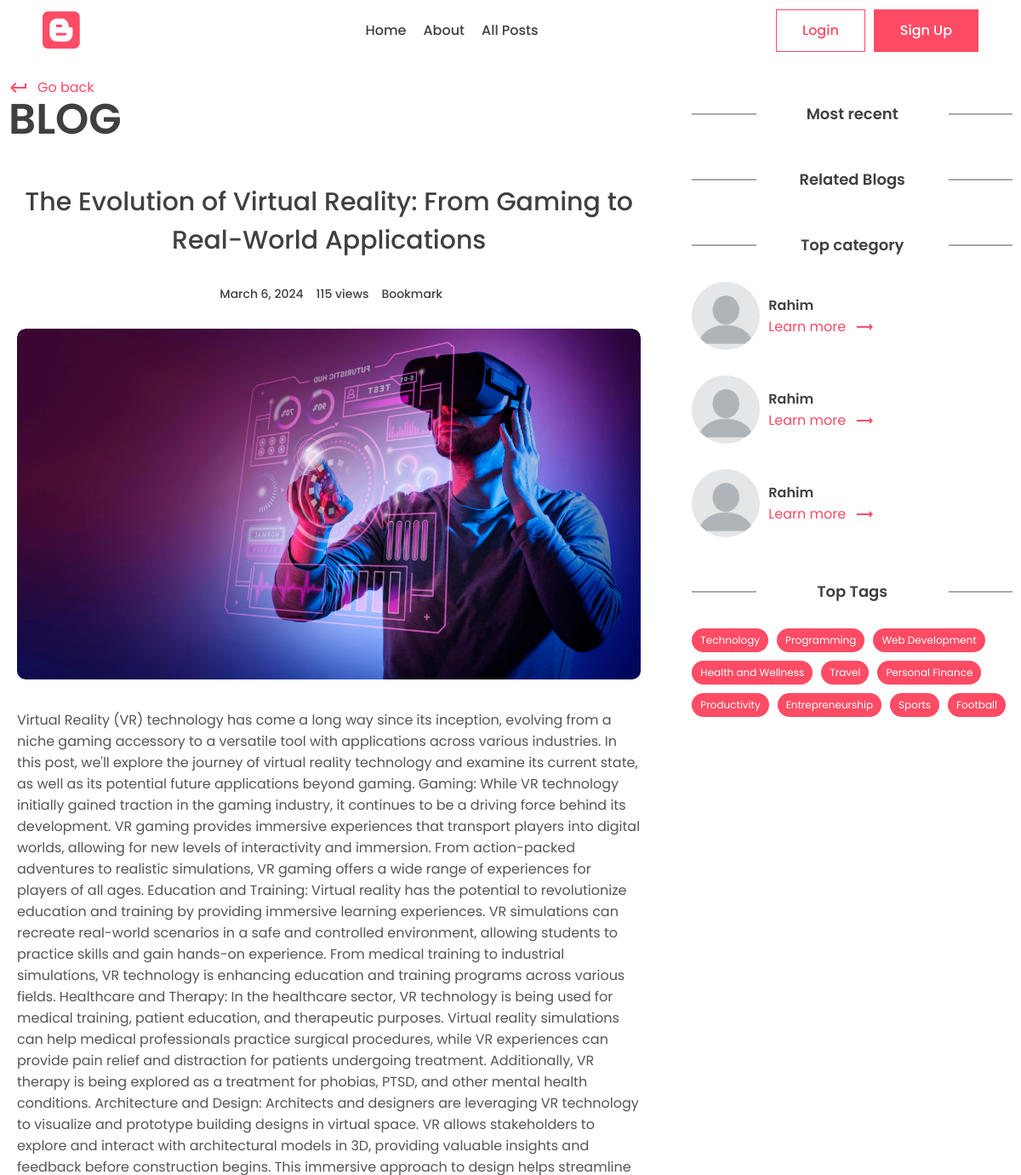
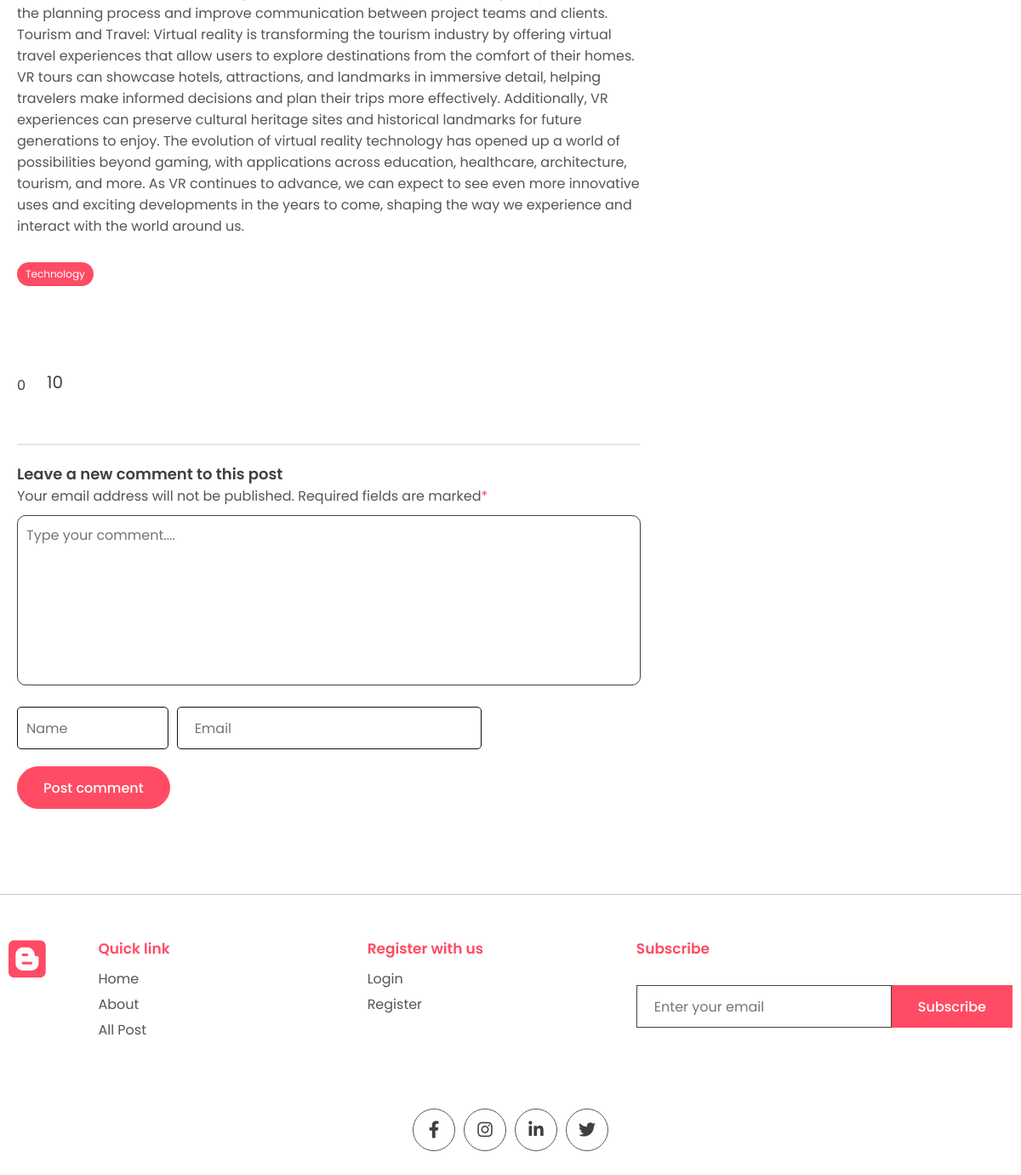
/post/the-evolution-of-virtual-reality-from-gaming-to-real-world-applications, run on the app's committed database (2 pictures, top to bottom).
### posts/models.py (models this page shows, shortened)
class Post(models.Model):
    title = models.CharField(max_length=200)
    content = models.TextField()
    last_updated = models.DateTimeField(auto_now=True)
    slug = models.SlugField(max_length=200, unique=True)
    image = models.ImageField(null=True, blank=True, upload_to="images/")
    tags = models.ManyToManyField(Tag, blank=True, related_name='post')
    view_count = models.IntegerField(null=True, blank=True)
    is_featured = models.BooleanField(default=False)
    author = models.ForeignKey(User, on_delete=models.CASCADE, null=True, blank=True)
    bookmarks = models.ManyToManyField(User, related_name="bookmarks", default=None, blank=True)
    likes = models.ManyToManyField(User, related_name="likes", default=None, blank=True)
    def number_of_likes(self):
        return self.likes.count()

class Tag(models.Model):
    name = models.CharField(max_length=100)
    description = models.CharField(max_length=100)
    slug = models.SlugField(max_length=200, unique=True)

### posts/views.py (the view, shortened to what this page needs)
# urls.py: path('post/<slug:slug>', views.post_page, name='post_page'),
def post_page(request, slug):
    post = Post.objects.get(slug = slug)
    comments = Comments.objects.filter(post=post, parent=None)
    form = CommentForm()
    bookmarked = False
    if post.bookmarks.filter(id = request.user.id).exists():
        bookmarked = True
    is_bookmarked = bookmarked
    liked = False
    if post.likes.filter(id = request.user.id).exists():
        liked = True
    number_of_likes = post.number_of_likes()
    is_liked = liked
    if post.view_count is None:
        post.view_count = 1
    else:
        post.view_count = post.view_count + 1
    post.save()
    recent_posts = Post.objects.exclude(id=post.id).order_by('-last_updated')[0:3]
    top_authors = User.objects.annotate(number = Count('post')).order_by('number')
    tags = Tag.objects.all()
    related_posts = Post.objects.exclude(id=post.id).filter(author=post.author)[0:3]
    context = {
        'post':post,
        'form':form,
        'comments':comments,
        'is_bookmarked':is_bookmarked,
        'is_liked':is_liked,
        'number_of_likes':number_of_likes,
        'recent_posts':recent_posts,
        'top_authors':top_authors,
        'tags':tags,
        'related_posts':related_posts}
    return render(request, 'posts/post.html', context)

### posts/forms.py
class CommentForm(forms.ModelForm):
    class Meta:
        model = Comments
        fields = ['content', 'email', 'name']
    def __init__(self, *args, **kwargs):
        super().__init__(*args, **kwargs)
        self.fields['content'].widget.attrs['placeholder'] = 'Type your comment....'
        self.fields['email'].widget.attrs['placeholder'] = 'Email'
        self.fields['name'].widget.attrs['placeholder'] = 'Name'
        self.fields['email'].widget.attrs['class'] = 'user-input'
        self.fields['name'].widget.attrs['class'] = 'user-input'

### posts/templates/posts/post.html (shortened to what this page needs)
{% extends "base.html" %}
{% load static %}
{% block content %}
  <main>
    <div class="container">
      <div class="layout">
        <div class="left">
          <div class="page-top">
            <div class="top flex">
              <div class="page-name">
                <a href="#" class="learn" onclick="window.history.back()">
                  <span class="material-icons"> keyboard_return </span> Go back
                </a>
                <h1>Blog</h1>
              </div>
            </div>
          </div>
          <center>
            <div class="typo">
              <h1 class="title blog-title">
                {{post.title}}
              </h1>
              <div class="timeline">
                <div class="track">
                  <p class="time">{{post.last_updated|date}}</p>
                </div>
                <div class="track">
                  <p class="view-count">{{post.view_count}} view{{post.view_count|pluralize}}</p>
                </div>
                <div class="track">
                  {% if user.is_authenticated %}
                  <form action="{% url "bookmark_post" post.slug %}" method="POST">
                    {% csrf_token %}
                    <input type="hidden" name="post_id" value="{{post.id}}">
                    {% if is_bookmarked %}
                      <button type="submit" class="btn btn-info">
                        <i class="fa-solid fa-bookmark"></i>
                        <p class="bookmark">Remove Bookmark</p>
                      </button>
                    {% else %}
                      <button type="submit" class="btn btn-info">
                        <i class="uil uil-bookmark-full"></i>
                        <p class="bookmark">Bookmark</p>
                      </button>
                    {% endif %}
                  </form>
                  {% else %}
                  <a class="track" href="{% url "login" %}">
                    <p class="bookmark">Bookmark</p>
                  </a>
                  {% endif %}
                </div>
              </div>
            </div>
          </center>
          <section class="mt">
            <div class="container">
              <div class="blog-post">
                <div class="post-img blog-img">
                  <img src="{{post.image.url}}" alt="" />
                </div>
                <div class="blog-post-content">
                  <p>
                    {{post.content}}
                  </p>
                  <div class="blog-tags">
                    {% for tag in post.tags.all %}
                      <a href="{% url "tag_page" tag.slug %}" class="tag">{{tag.name}}</a>
                    {% endfor %}
                  </div>
                  <div class="social-share">
                    <div class="reactions">
                      <div class="likes">
                        {% if user.is_authenticated %}
                        <form action="{% url "like_post" post.slug %}" method="POST" >
                          {% csrf_token %}
                          <input type="hidden" name="post_id" value="{{post.id}}">
                          {% if is_liked %}
                            <button type="submit">
                              <i class="fa-solid fa-heart"></i>
                              <span>{{number_of_likes}}</span>
                            </button>
                          {% else %}
                            <button type="submit">
                              <i class="uil uil-heart"></i>
                              <span>{{number_of_likes}}</span>
                            </button>
                          {% endif %}
                        </form>
                        {% else %}
                        <a class="likes" href="{% url "login" %}">
                          <span>{{number_of_likes}}</span>
                        </a>
                        {% endif %}
                      </div>
                      <div class="total-comments">
                        <span>10</span>
                      </div>
                    </div>
                  </div>
                </div>
              </div>
              <div class="comment-box">
                <h3>Leave a new comment to this post</h3>
                <p>
                  Your email address will not be published. Required fields are
                  marked<span>*</span>
                </p>
                <form method="POST">
                  {{form.content}}
                  <div class="grid-3">
                    {{form.name}}
                    {{form.email}}
                  </div>
                  <button class="btn btn-primary rounded">Post comment</button>
                </form>
              </div>
            </div>
          </section>
        </div>
        <div class="right">
          <div class="block">
            <h2 class="title2">Most recent</h2>
          </div>
          <div class="block r-blog">
            <h2 class="title2">Related Blogs</h2>
          </div>
          <div class="block">
            <h2 class="title2">Top category</h2>
            {% for author in top_authors %}
            <div class="recent-post">
              <div class="rounded-img">
                {% if user.profile.profile_image %}
                  <img src="{{ user.profile.profile_image.url }}" alt="Profile Image">
                {% else %}
                  <img src="{% static "images/blank-profile.webp" %}" alt="blank Image">
                {% endif %}
              </div>
              <div class="recent-content">
                <h3>
                  {{post.author.first_name}}
                </h3>
                <a class="learn" href="{% url "author_page" author.profile.slug %}">
                  Learn more <span class="material-icons"> trending_flat </span>
                </a>
              </div>
            </div>
            {% endfor %}
          </div>
          <div class="block">
            <h2 class="title2">Top Tags</h2>
            <div class="blog-tags">
              {% for tag in tags %}
              <a class="tag" href="{% url "tag_page" tag.slug %}">{{tag.name}}</a>
              {% endfor %}
            </div>
          </div>
        </div>
      </div>
    </div>
  </main>
{% endblock content %}

### static/style.css (style rules this page uses)
* { margin: 0; padding: 0; box-sizing: border-box; text-decoration: none; border: none; outline: none; list-style: none; font-family: "Poppins", sans-serif; color: var(--black); }
:root { --red: #ff4b64; --dark-red: #dd4455; --black: #404040; --des: #555555; --shadow: #ffffff1a 0px 1px 1px 0px inset, #32325d40 0px 50px 100px -20px, #0000004d 0px 30px 60px -30px; --shadow2: rgba(17, 12, 46, 0.084) 0px 48px 100px 0px; }
html { font-size: 62.5%; }
[class*="grid"] { display: grid; }
img { width: 100%; }
.container { max-width: 1220px; margin: auto; padding: 0 10px; }
p, a { font-size: 1.6rem; color: var(--des); }
input, textarea { font-size: 1.6rem; color: var(--black); }
.btn { cursor: pointer; height: 5rem; padding: 0 3rem; font-size: 1.6rem; font-weight: 500; border: 1px solid var(--red); display: flex; align-items: center; justify-content: center; gap: 1rem; }
.btn-primary { background: var(--red); color: white; }
.rounded { border-radius: 5rem; }
.typo { width: 50%; margin-top: 5rem; }
.title { font-size: 5rem; font-weight: 500; }
.post-img { height: 40rem; width: 100%; overflow: hidden; border-radius: 1rem; }
.post-img img { height: 100%; object-fit: cover; object-position: center; }
.learn { display: flex; align-items: center; gap: 1rem; color: var(--red); margin-top: 2rem; }
.learn span { color: #ff4b64; }
.grid-3 { grid-template-columns: repeat(3, 1fr); gap: 5rem; }
.post-img { position: relative; }
.tag { position: absolute; bottom: 1rem; left: 1rem; background: var(--red); color: white; border-radius: 5rem; padding: 0.5rem 1rem; font-size: 1.2rem; }
.layout { display: flex; gap: 5rem; }
.left { width: 100%; height: 100%; }
.right { position: sticky; top: 70px; height: 100%; width: 50%; }
.page-name h1 { font-size: 5rem; text-transform: uppercase; font-weight: 600; line-height: 5rem; }
.flex { display: flex; align-items: flex-end; justify-content: space-between; }
.left .typo { width: 100%; }
.title2 { position: relative; font-size: 1.8rem; text-align: center; font-weight: 600; margin-bottom: 3rem; }
.title2::before { content: ""; position: absolute; height: 1px; width: 20%; background: var(--des); left: 0; top: 50%; transform: translateY(-50%); }
.title2::after { content: ""; position: absolute; height: 1px; width: 20%; background: var(--des); right: 0; top: 50%; transform: translateY(-50%); }
.block { margin-top: 5rem; }
.blog-title { font-size: 3rem; }
.timeline { display: flex; align-items: center; gap: 1rem; width: fit-content; margin: auto; margin-top: 3rem; }
.track { display: flex; align-items: center; gap: 0.5rem; }
.track p { color: var(--black); font-size: 1.4rem; font-weight: 500; }
.mt { margin-top: 3rem; }
.blog-img { height: 100%; }
.blog-img img { border-radius: 1rem; }
.blog-post-content { margin-top: 3rem; }
.blog-tags .tag { position: unset; width: fit-content; }
.blog-tags { display: flex; align-items: center; flex-wrap: wrap; gap: 1rem; margin-top: 3rem; }
.social-share { margin-top: 5rem; display: grid; grid-template-columns: 1fr 1fr; padding-top: 2rem; padding-bottom: 5rem; border-bottom: 1px solid #00000018; }
.reactions { display: flex; align-items: center; gap: 2rem; }
.reactions > div { display: flex; align-items: center; gap: 0.5rem; font-size: 2rem; cursor: pointer; }
.comment-box { padding-top: 2rem; border-top: 1px solid #00000018; }
.comment-box h3 { font-size: 1.8rem; font-weight: 600; }
p span { color: var(--red); }
.comment-box textarea { border: 1px solid var(--black); resize: none; border-radius: 1rem; width: 100%; height: 20rem; padding: 1rem; margin-top: 1rem; }
.comment-box .grid-3 { gap: 1rem; margin-top: 2rem; }
.grid-3 input { border-radius: 5rem; height: 5rem; border: 1px solid var(--black); padding: 0 2rem; }
.comment-box .btn { margin-top: 2rem; }
.rounded-img { width: 8rem; aspect-ratio: 1/1; overflow: hidden; border-radius: 50%; }
.rounded-img img { width: 100%; height: 100%; object-fit: cover; object-position: center; }
.recent-post { display: grid; align-items: center; gap: 1rem; margin-top: 3rem; grid-template-columns: auto 1fr; }
.recent-post .learn { margin-top: 0rem; }
.recent-post h3 { font-size: 1.6rem; font-weight: 600; }
input[type="text"], textarea, select { width: 100%; padding: 10px; border: 1px solid #ccc; border-radius: 5px; box-sizing: border-box; }
.user-input { border: 1px solid #111111 !important; border-radius: 5px !important; }

### data on the page
Post: title "The Evolution of Virtual Reality: From Gaming to Real-World Applications", last_updated "March 6, 2024", view_count "115", image (picture), content "Virtual Reality (VR) technology has come a long way since its inception, evolving from a niche gaming accessory to a versatile tool with applications across various industries. In this post, we'll explore the journey of virtual reality technology and examine its current state, as well as its potential future applications beyond gaming. Gaming: While VR technology initially gained traction in the gaming industry, it continues to be a driving force behind its development. VR gaming provides immersive experiences that transport players into digital worlds, allowing for new levels of interactivity and immersion. From action-packed adventures to realistic simulations, VR gaming offers a wide…", author.first_name "Rahim"
Tag: name "Technology"
Tag: name "Programming"
Tag: name "Web Development"
Tag: name "Health and Wellness"
Tag: name "Travel"
Tag: name "Personal Finance"
Tag: name "Productivity"
Tag: name "Entrepreneurship"
Tag: name "Sports"
Tag: name "Football"

### other printed values
{{ number_of_likes }} "0"
